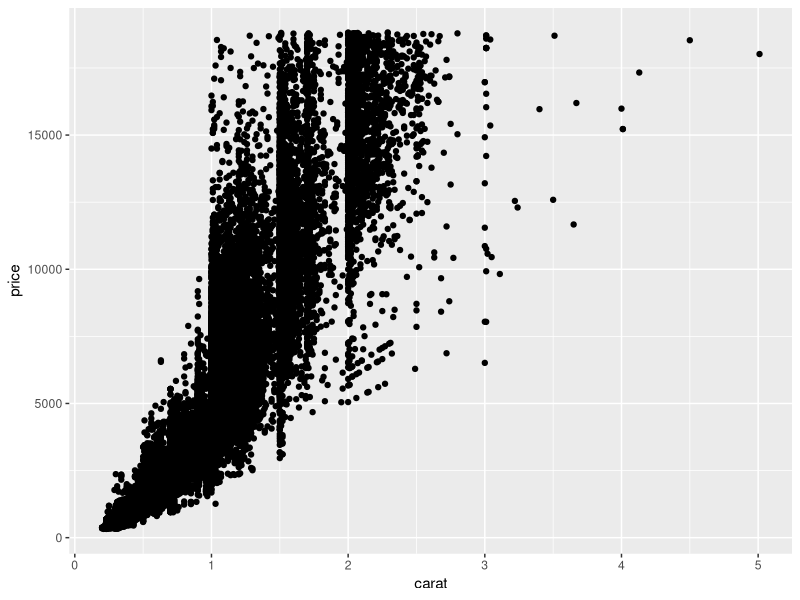
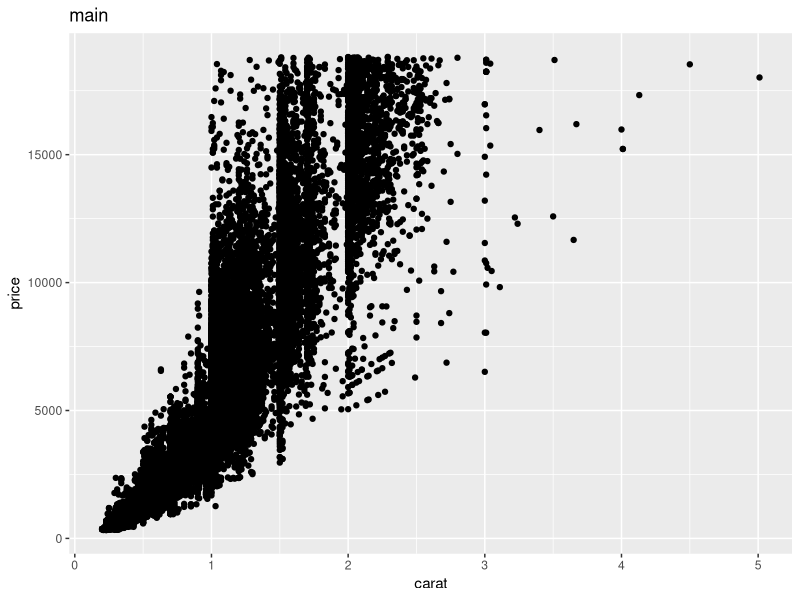

Source code (R) for these figures, in order:
# An example of not using NSE (Non-standard evaluation)
# i.e. using character vectors to access variable names for a dataframe
# inside a function

library("tidyverse")

makePlot <- function(x, y) {

  ggplot(diamonds, aes_string(x, y)) +
  geom_point() +
    labs(title = "main") %>% 
    return()
  
# diamonds[x] %>% 
#   print()

}

ggplot(diamonds, aes(carat, price)) +
  geom_point()
diamonds$price

makePlot(x = "carat", y = "price")
